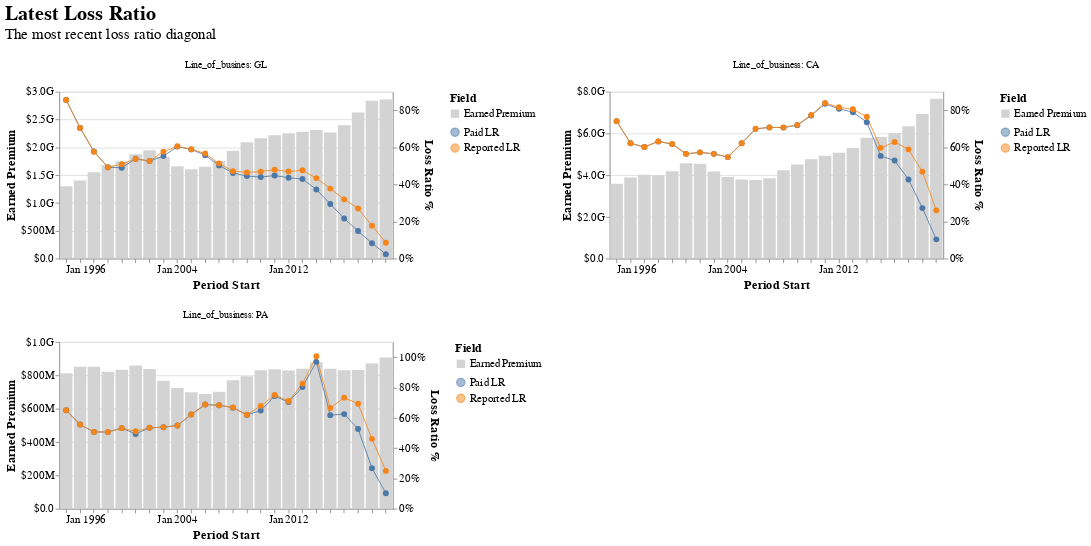

Notebook source saved alongside this figure:
### Code cell
combined.plot_right_edge()
